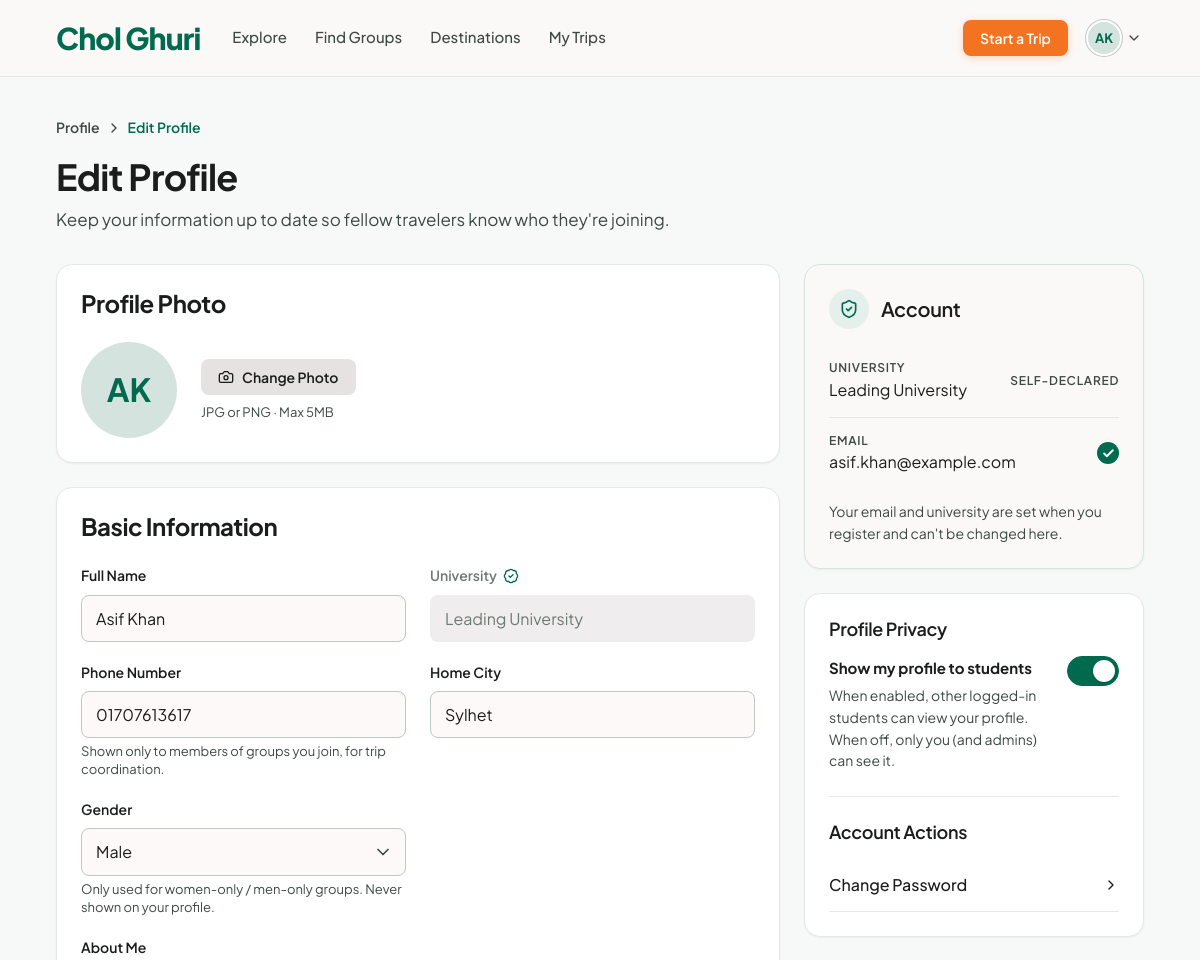
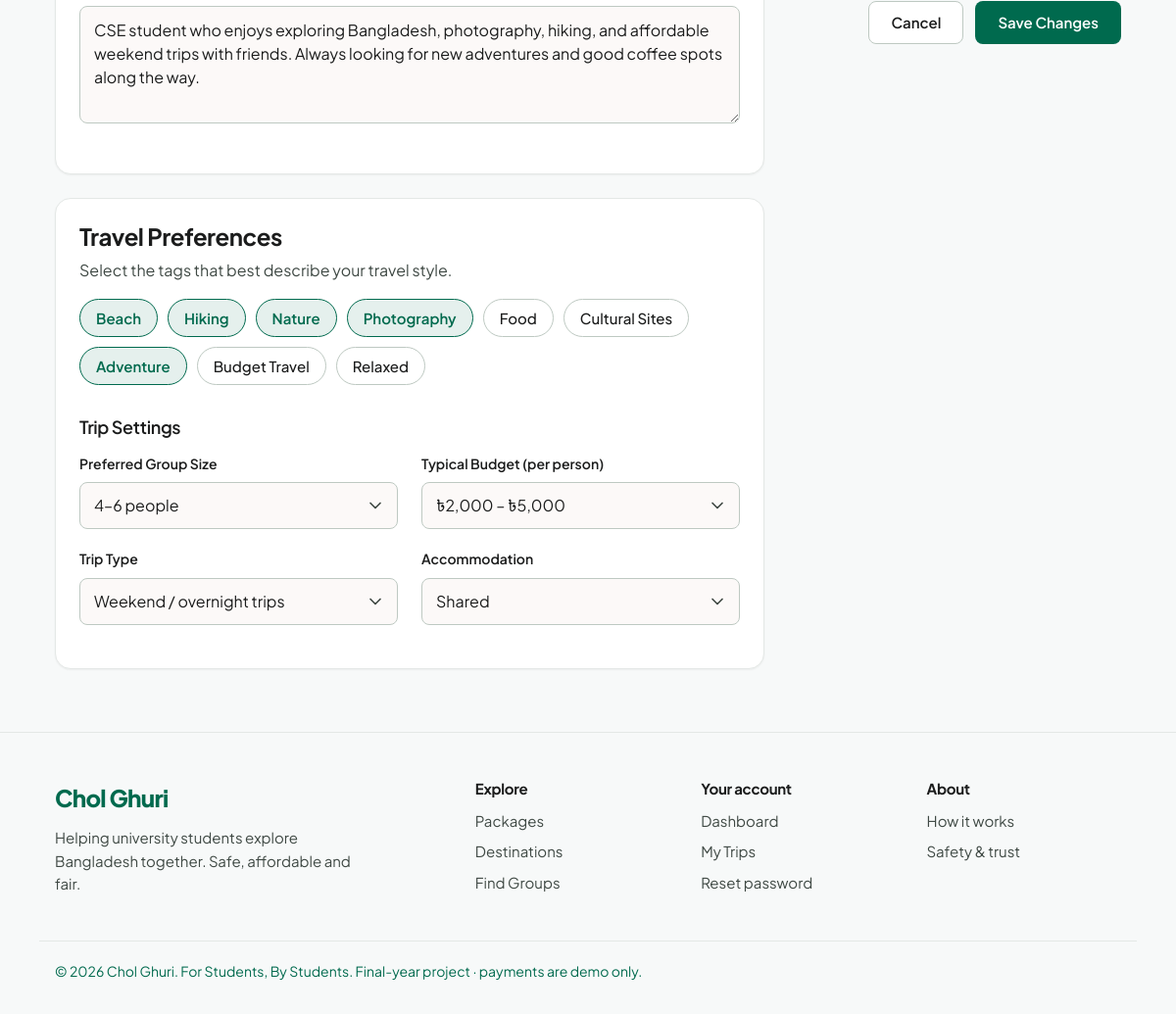
/edit-profile.php (signed in), run on the app's committed database (2 pictures, top to bottom).
### tables this page shows
CREATE TABLE users (
    id                     INT AUTO_INCREMENT PRIMARY KEY,
    university_id          INT          NULL,              
    full_name              VARCHAR(100) NOT NULL,
    email                  VARCHAR(150) NOT NULL UNIQUE,
    password_hash          VARCHAR(255) NOT NULL,
    role                   ENUM('student','admin') NOT NULL DEFAULT 'student',
    email_verified_at      DATETIME NULL,                  
    verify_token_hash      CHAR(64) NULL,
    verify_token_expires   DATETIME NULL,
    verify_sent_at         DATETIME NULL,
    reset_token_hash       CHAR(64) NULL,
    reset_token_expires    DATETIME NULL,
    remember_token_hash    CHAR(64) NULL,
    remember_token_expires DATETIME NULL,
    is_blocked             TINYINT(1) NOT NULL DEFAULT 0,
    last_login_at          DATETIME NULL,
    created_at             TIMESTAMP NOT NULL DEFAULT CURRENT_TIMESTAMP,

    INDEX (verify_token_hash),
    INDEX (reset_token_hash),
    INDEX (remember_token_hash),
    FOREIGN KEY (university_id) REFERENCES universities(id) ON DELETE SET NULL
);

CREATE TABLE universities (
    id            INT AUTO_INCREMENT PRIMARY KEY,
    name          VARCHAR(150) NOT NULL,
    short_name    VARCHAR(20)  NOT NULL,
    email_domain  VARCHAR(100) NOT NULL UNIQUE,
    city          VARCHAR(60)  NULL,
    is_active     TINYINT(1)   NOT NULL DEFAULT 1
);

CREATE TABLE student_profiles (
    user_id             INT PRIMARY KEY,
    gender              ENUM('male','female','other') NULL,    
    phone               VARCHAR(20)   NULL,
    city                VARCHAR(60)   NULL,
    bio                 TEXT          NULL,
    profile_photo       VARCHAR(255)  NULL,
    budget_min          DECIMAL(10,2) NULL,
    budget_max          DECIMAL(10,2) NULL,
    group_size_min      TINYINT       NULL,
    group_size_max      TINYINT       NULL,
    trip_type_pref      ENUM('any','day_trip','overnight','eco_tour') NOT NULL DEFAULT 'any',
    accommodation_pref  ENUM('any','shared','private')               NOT NULL DEFAULT 'any',
    show_profile        TINYINT(1)    NOT NULL DEFAULT 1,
    updated_at          TIMESTAMP NOT NULL DEFAULT CURRENT_TIMESTAMP ON UPDATE CURRENT_TIMESTAMP,

    FOREIGN KEY (user_id) REFERENCES users(id) ON DELETE CASCADE
);

CREATE TABLE tags (
    id     INT AUTO_INCREMENT PRIMARY KEY,
    name   VARCHAR(50) NOT NULL UNIQUE,
    color  ENUM('green','blue','yellow','grey') NOT NULL DEFAULT 'green'
);

### config/database.php (called while the page is built, shortened)
<?php
function db(): PDO
{
    static $pdo = null;
    if ($pdo === null) {
        $dsn = 'mysql:host=' . DB_HOST . ';dbname=' . DB_NAME . ';charset=' . DB_CHARSET;
        $options = [
            PDO::ATTR_ERRMODE            => PDO::ERRMODE_EXCEPTION,
            PDO::ATTR_DEFAULT_FETCH_MODE => PDO::FETCH_ASSOC,
            PDO::ATTR_EMULATE_PREPARES   => false,
        ];
        $pdo = new PDO($dsn, DB_USER, DB_PASS, $options);
        $pdo->exec("SET time_zone = '+06:00'");
    }
    return $pdo;
}

### includes/users.php (called while the page is built, shortened)
<?php
function find_user_by_id(int $id): ?array
{
    $stmt = db()->prepare(
        'SELECT u.*, un.name AS university_name, un.short_name AS university_short, un.email_domain AS university_domain,
                p.gender, p.phone, p.city, p.bio, p.profile_photo, p.budget_min, p.budget_max,
                p.group_size_min, p.group_size_max, p.trip_type_pref, p.accommodation_pref, p.show_profile
         FROM users u
         LEFT JOIN universities un    ON un.id = u.university_id
         LEFT JOIN student_profiles p ON p.user_id = u.id
         WHERE u.id = ?'
    );
    $stmt->execute([$id]);
    return $stmt->fetch() ?: null;
}
function email_matches_domain(string $email, string $domain): bool
{
    $emailDomain = strtolower(substr(strrchr($email, '@') ?: '', 1));
    $domain      = strtolower($domain);
    return $emailDomain !== ''
        && ($emailDomain === $domain || str_ends_with($emailDomain, '.' . $domain));
}
function has_university_email(array $user): bool
{
    return !empty($user['university_domain']) && email_matches_domain($user['email'], $user['university_domain']);
}
function all_tags(): array
{
    return db()->query('SELECT * FROM tags ORDER BY id')->fetchAll();
}
function user_tags(int $userId): array
{
    $stmt = db()->prepare(
        'SELECT t.* FROM tags t JOIN user_tags ut ON ut.tag_id = t.id WHERE ut.user_id = ? ORDER BY t.id'
    );
    $stmt->execute([$userId]);
    return $stmt->fetchAll();
}
function option_key_for(array $options, $min, $max): string
{
    foreach ($options as $key => $opt) {
        if ((int) $opt['min'] === (int) $min && (int) $opt['max'] === (int) $max) {
            return $key;
        }
    }
    return '';
}

### includes/auth.php (called while the page is built, shortened)
<?php
function current_user(): ?array
{
    static $user = false;
    if ($user === false) {
        $user = null;
        if (!empty($_SESSION['user_id'])) {
            $user = find_user_by_id((int) $_SESSION['user_id']);
        }
    }
    return $user;
}
function require_login(): array
{
    $user = current_user();
    return $user;
}

### edit-profile.php (the view, shortened to what this page needs)
<?php
$me = require_login();
$allTags = all_tags();
$form = [
    'full_name'     => $me['full_name'],
    'phone'         => $me['phone'] ?? '',
    'city'          => $me['city'] ?? '',
    'bio'           => $me['bio'] ?? '',
    'group_size'    => option_key_for(GROUP_SIZE_OPTIONS, $me['group_size_min'], $me['group_size_max']),
    'budget'        => option_key_for(BUDGET_OPTIONS, $me['budget_min'], $me['budget_max']),
    'trip_type'     => $me['trip_type_pref'] ?? 'any',
    'accommodation' => $me['accommodation_pref'] ?? 'any',
    'show_profile'  => (int) ($me['show_profile'] ?? 1),
    'gender'        => $me['gender'] ?? '',
    'tags'          => array_column(user_tags((int) $me['id']), 'id'),
];
require_once __DIR__ . '/includes/header.php';
?>
<div class="container">
    <nav class="breadcrumb" aria-label="Breadcrumb">
        <a href="<?= url('profile.php') ?>">Profile</a> <?= icon('chevron-right', 'icon-sm') ?> <span>Edit Profile</span>
    </nav>
    <div class="page-head">
        <h1>Edit Profile</h1>
        <p>Keep your information up to date so fellow travelers know who they're joining.</p>
    </div>
    <form method="post" enctype="multipart/form-data" novalidate>
        <div class="layout-sidebar">
            <div>
                <section class="card">
                    <h2 class="card-section-title">Profile Photo</h2>
                    <div class="photo-row">
                        <div id="photo-preview"><?= avatar($me['profile_photo'], $me['full_name'], 'lg') ?></div>
                        <div>
                            <label for="photo" class="btn btn-grey btn-sm" style="margin:0"><?= icon('camera', 'icon-sm') ?> Change Photo</label>
                            <div class="field-help" id="photo-name">JPG or PNG &middot; Max 5MB</div>
                        </div>
                    </div>
                </section>
                <section class="card">
                    <h2 class="card-section-title">Basic Information</h2>
                    <div class="form-row">
                        <div class="form-group">
                            <label for="full_name">Full Name</label>
                            <input class="input" type="text" id="full_name" name="full_name" value="<?= e($form['full_name']) ?>" required>
                        </div>
                        <div class="form-group">
                            <label for="university" class="label-muted">University <?= icon('badge-check', 'icon-sm text-primary') ?></label>
                            <input class="input" type="text" id="university" value="<?= e($me['university_name']) ?>" readonly>
                        </div>
                    </div>
                    <div class="form-row">
                        <div class="form-group">
                            <label for="phone">Phone Number</label>
                            <input class="input" type="tel" id="phone" name="phone" value="<?= e($form['phone']) ?>" placeholder="01XXXXXXXXX">
                            <div class="field-help">Shown only to members of groups you join, for trip coordination.</div>
                        </div>
                        <div class="form-group">
                            <label for="city">Home City</label>
                            <input class="input" type="text" id="city" name="city" value="<?= e($form['city']) ?>" placeholder="e.g. Sylhet">
                        </div>
                    </div>
                    <div class="form-row">
                        <div class="form-group">
                            <label for="gender">Gender</label>
                            <select class="input" id="gender" name="gender">
                                <?php foreach (['' => 'Prefer not to say', 'female' => 'Female', 'male' => 'Male', 'other' => 'Other'] as $key => $label): ?>
                                    <option value="<?= $key ?>" <?= $form['gender'] === $key ? 'selected' : '' ?>><?= $label ?></option>
                                <?php endforeach; ?>
                            </select>
                            <div class="field-help">Only used for women-only / men-only groups. Never shown on your profile.</div>
                        </div>
                    </div>
                    <div class="form-group mb-0">
                        <label for="bio">About Me</label>
                        <textarea class="input" id="bio" name="bio" maxlength="600"
                                  placeholder="What kind of traveler are you? What do you enjoy?"><?= e($form['bio']) ?></textarea>
                    </div>
                </section>
                <section class="card">
                    <h2 class="card-section-title" style="margin-bottom:8px">Travel Preferences</h2>
                    <p>Select the tags that best describe your travel style.</p>
                    <div class="tag-picker">
                        <?php foreach ($allTags as $tag): ?>
                            <label class="tag-option">
                                <span><?= e($tag['name']) ?></span>
                            </label>
                        <?php endforeach; ?>
                    </div>
                    <h3 style="margin:32px 0 16px">Trip Settings</h3>
                    <div class="form-row">
                        <div class="form-group">
                            <label for="group_size">Preferred Group Size</label>
                            <select class="input" id="group_size" name="group_size">
                                <?php foreach (GROUP_SIZE_OPTIONS as $key => $opt): ?>
                                    <option value="<?= e($key) ?>" <?= $form['group_size'] === $key ? 'selected' : '' ?>><?= e($opt['label']) ?></option>
                                <?php endforeach; ?>
                            </select>
                        </div>
                        <div class="form-group">
                            <label for="budget">Typical Budget (per person)</label>
                            <select class="input" id="budget" name="budget">
                                <?php foreach (BUDGET_OPTIONS as $key => $opt): ?>
                                    <option value="<?= e($key) ?>" <?= $form['budget'] === $key ? 'selected' : '' ?>><?= e($opt['label']) ?></option>
                                <?php endforeach; ?>
                            </select>
                        </div>
                    </div>
                    <div class="form-row">
                        <div class="form-group mb-0">
                            <label for="trip_type">Trip Type</label>
                            <select class="input" id="trip_type" name="trip_type">
                                <?php foreach (TRIP_TYPE_OPTIONS as $key => $label): ?>
                                    <option value="<?= e($key) ?>" <?= $form['trip_type'] === $key ? 'selected' : '' ?>><?= e($label) ?></option>
                                <?php endforeach; ?>
                            </select>
                        </div>
                        <div class="form-group mb-0">
                            <label for="accommodation">Accommodation</label>
                            <select class="input" id="accommodation" name="accommodation">
                                <?php foreach (ACCOMMODATION_OPTIONS as $key => $label): ?>
                                    <option value="<?= e($key) ?>" <?= $form['accommodation'] === $key ? 'selected' : '' ?>><?= e($label) ?></option>
                                <?php endforeach; ?>
                            </select>
                        </div>
                    </div>
                </section>
            </div>
            <div>
                <section class="card verified-card">
                    <h2 class="card-title"><span class="icon-circle"><?= icon('shield-check') ?></span> Account</h2>
                    <div class="verify-list">
                        <div class="verify-row">
                            <div><small>University</small><span><?= e($me['university_name']) ?></span></div>
                            <?php if (has_university_email($me)): ?><span class="ok" title="Matches your university email"><?= icon('check') ?></span><?php else: ?><small class="text-muted">self-declared</small><?php endif; ?>
                        </div>
                        <div class="verify-row">
                            <div><small>Email</small><span><?= e($me['email']) ?></span></div>
                            <span class="ok" title="Verified"><?= icon('check') ?></span>
                        </div>
                    </div>
                    <p class="text-small mb-0" style="margin-top:12px">Your email and university are set when you register and can't be changed here.</p>
                </section>
                <section class="card">
                    <h2 class="card-title">Profile Privacy</h2>
                    <div class="setting-row">
                        <div>
                            <strong>Show my profile to students</strong>
                            <p>When enabled, other logged-in students can view your profile. When off, only you (and admins) can see it.</p>
                        </div>
                        <label class="switch" aria-label="Show my profile to students">
                            <span class="switch-track"></span>
                        </label>
                    </div>
                    <hr class="divider">
                    <h2 class="card-title">Account Actions</h2>
                    <a class="action-link" href="<?= url('change-password.php') ?>">Change Password <?= icon('chevron-right', 'icon-sm') ?></a>
                </section>
                <div class="form-actions">
                    <a href="<?= url('profile.php') ?>" class="btn btn-light">Cancel</a>
                    <button type="submit" class="btn btn-primary">Save Changes</button>
                </div>
            </div>
        </div>
    </form>
</div>
<?php require_once __DIR__ . '/includes/footer.php'; ?>

### includes/functions.php (shortened to what this page needs)
<?php
function e(?string $text): string
{
    return htmlspecialchars($text ?? '', ENT_QUOTES, 'UTF-8');
}
function url(string $path = ''): string
{
    return BASE_URL . '/' . ltrim($path, '/');
}
function icon(string $name, string $class = ''): string
{
    static $cache = [];
    if (!isset($cache[$name])) {
        $file = __DIR__ . '/../assets/icons/' . basename($name) . '.svg';
        $svg  = is_file($file) ? file_get_contents($file) : '';
        $svg  = trim(preg_replace('//s', '', $svg));
        $svg  = preg_replace_callback('/^<svg[^>]*>/', function ($m) {
            return preg_replace('/\s(width|height|class)="[^"]*"/', '', $m[0]);
        }, $svg);
        $cache[$name] = $svg;
    }
    $classes = trim('icon ' . $class);
    return str_replace('<svg', '<svg class="' . e($classes) . '" aria-hidden="true"', $cache[$name]);
}
function initials(string $name): string
{
    $parts = preg_split('/\s+/', trim($name));
    $first = mb_substr($parts[0] ?? '', 0, 1);
    $last  = count($parts) > 1 ? mb_substr(end($parts), 0, 1) : '';
    return mb_strtoupper($first . $last);
}
function avatar(?string $photo, string $name, string $size = 'md'): string
{
    return '<span class="avatar avatar-' . e($size) . ' avatar-initials" aria-label="' . e($name) . '">' . e(initials($name)) . '</span>';
}

### data on the page
users: full_name "AK AK", full_name "Asif Khan", university.name "Leading University", phone "01707613617", city "Sylhet", bio "CSE student who enjoys exploring Bangladesh, photography, hiking, and affordable weekend trips with friends. Always looking for new adventures and good coffee spots along the way.", email "asif.khan@example.com"
student_profiles: gender "Male", trip_type "Weekend / overnight trips", accommodation "Shared"
tags: name "Beach"
tags: name "Hiking"
tags: name "Nature"
tags: name "Photography"
tags: name "Food"
tags: name "Cultural Sites"
tags: name "Adventure"
tags: name "Budget Travel"
tags: name "Relaxed"

### other printed values
APP_NAME "Chol Ghuri"
$label "Explore"
$label "Find Groups"
$label "Destinations"
$label "My Trips"
form field group_size "4–6 people"
form field budget "৳2,000 – ৳5,000"
